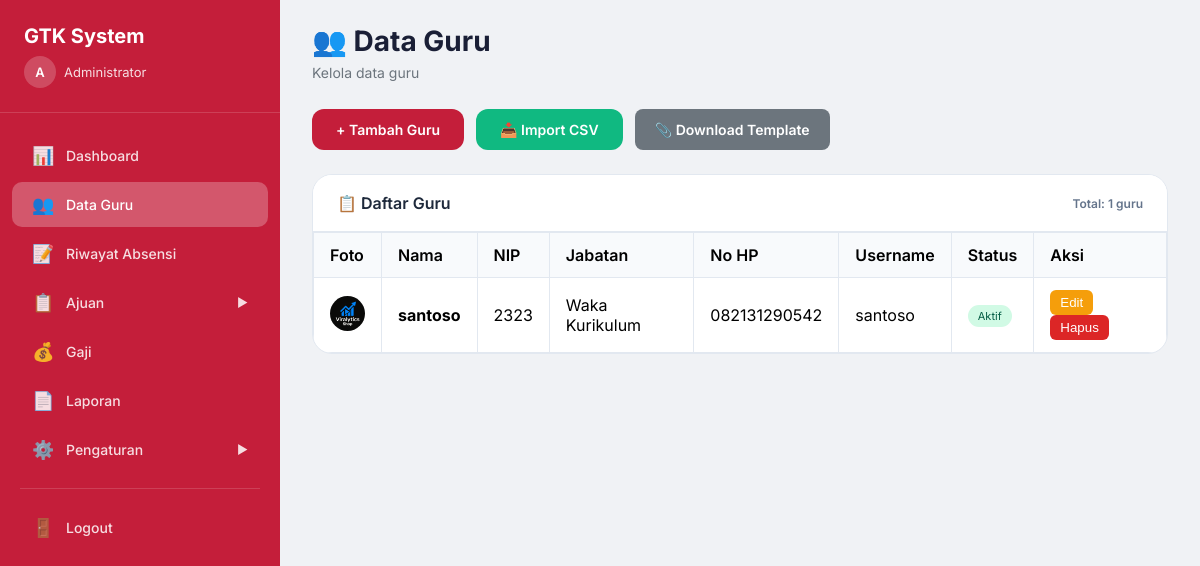
The app's page /admin/data_guru.php (signed in) with its own data.
### tables this page shows
CREATE TABLE `guru` (
  `id_guru` int(11) NOT NULL,
  `nama` varchar(100) NOT NULL,
  `nip` varchar(50) NOT NULL,
  `jabatan` varchar(50) DEFAULT NULL,
  `no_hp` varchar(20) DEFAULT NULL,
  `foto` text DEFAULT NULL,
  `status` enum('aktif','nonaktif') DEFAULT 'aktif',
  `gaji_perjam` decimal(10,2) DEFAULT NULL,
  `gaji_perhari` decimal(10,2) DEFAULT NULL,
  `gaji_pokok` decimal(10,2) DEFAULT NULL,
  `username` varchar(50) NOT NULL,
  `password` varchar(255) NOT NULL,
  `role` enum('admin','guru') DEFAULT 'guru',
  `created_at` timestamp NOT NULL DEFAULT current_timestamp()
);

### admin/data_guru.php (the view, shortened to what this page needs)
<?php
require_once '../config/database.php';
$upload_dir = '../assets/uploads/foto_guru/';
$stmt = $pdo->query("SELECT * FROM guru WHERE role = 'guru' ORDER BY nama");
$guru_list = $stmt->fetchAll();
include '../includes/header.php';
include '../includes/sidebar.php';
?>
<div class="main-content">
    <div class="content-wrapper">
        <div class="page-header">
            <h1 class="page-title">👥 Data Guru</h1>
            <p class="page-subtitle">Kelola data guru</p>
        </div>
        <div style="display: flex; gap: 12px; margin-bottom: 24px; flex-wrap: wrap;">
            <button onclick="openTambahModal()" class="btn btn-primary">+ Tambah Guru</button>
            <button onclick="openImportModal()" class="btn btn-success">📥 Import CSV</button>
            <a href="download_template.php" class="btn btn-secondary" style="background: #6c757d; color: white; text-decoration: none; padding: 10px 20px; border-radius: 8px; display: inline-flex; align-items: center; gap: 8px;">📎 Download Template</a>
        </div>
        <div class="card">
            <div class="card-header">
                <span>📋 Daftar Guru</span>
                <span style="font-size: 12px; color: #64748b;">Total: <?= count($guru_list) ?> guru</span>
            </div>
            <div class="card-body" style="padding: 0;">
                <div style="overflow-x: auto;">
                    <table class="data-table">
                        <thead>
                            <tr>
                                <th>Foto</th>
                                <th>Nama</th>
                                <th>NIP</th>
                                <th>Jabatan</th>
                                <th>No HP</th>
                                <th>Username</th>
                                <th>Status</th>
                                <th>Aksi</th>
                            </tr>
                        </thead>
                        <tbody>
                            <?php if(count($guru_list) > 0): ?>
                                <?php foreach($guru_list as $guru): ?>
                                <tr>
                                    <td>
                                        <?php if($guru['foto'] && file_exists($upload_dir . $guru['foto'])): ?>
                                            <img src="../assets/uploads/foto_guru/<?= $guru['foto'] ?>" width="35" height="35" style="border-radius: 50%; object-fit: cover;">
                                        <?php else: ?>
                                            <div style="width: 35px; height: 35px; background: #e2e8f0; border-radius: 50%; display: flex; align-items: center; justify-content: center; font-size: 14px; color: #64748b;">
                                                <?= strtoupper(substr($guru['nama'], 0, 1)) ?>
                                            </div>
                                        <?php endif; ?>
                                    </td>
                                    <td><strong><?= htmlspecialchars($guru['nama']) ?></strong></td>
                                    <td><?= htmlspecialchars($guru['nip']) ?></td>
                                    <td><?= htmlspecialchars($guru['jabatan']) ?></td>
                                    <td><?= htmlspecialchars($guru['no_hp']) ?></td>
                                    <td><?= htmlspecialchars($guru['username']) ?></td>
                                    <td>
                                        <span style="display: inline-block; padding: 4px 10px; border-radius: 20px; font-size: 11px; background: <?= $guru['status'] == 'aktif' ? '#d1fae5' : '#fee2e2' ?>; color: <?= $guru['status'] == 'aktif' ? '#065f46' : '#991b1b' ?>;">
                                            <?= $guru['status'] == 'aktif' ? 'Aktif' : 'Nonaktif' ?>
                                        </span>
                                    </td>
                                    <td>
                                        <button onclick="editGuru(<?= $guru['id_guru'] ?>)" style="background: #f59e0b; color: white; border: none; padding: 5px 10px; border-radius: 6px; cursor: pointer; margin-right: 5px;">Edit</button>
                                        <button onclick="hapusGuru(<?= $guru['id_guru'] ?>)" style="background: #dc2626; color: white; border: none; padding: 5px 10px; border-radius: 6px; cursor: pointer;">Hapus</button>
                                    </td>
                                </tr>
                                <?php endforeach; ?>
                            <?php else: ?>
                                <tr>
                                    <td colspan="8" style="text-align: center; padding: 40px;">📭 Belum ada data guru</td>
                                </tr>
                            <?php endif; ?>
                        </tbody>
                </div>
            </div>
        </div>
    </div>
</div>
<?php require_once '../includes/footer.php'; ?>

### includes/header.php (style rules this page uses)
* { margin: 0; padding: 0; box-sizing: border-box; }
body { font-family: 'Inter', -apple-system, BlinkMacSystemFont, 'Segoe UI', Roboto, sans-serif; background: #f0f2f5; }
.main-content { margin-left: 280px; min-height: 100vh; }
.content-wrapper { padding: 24px 32px; }
.page-header { margin-bottom: 28px; }
.page-title { font-size: 28px; font-weight: 700; color: #1a1f36; margin-bottom: 6px; }
.page-subtitle { font-size: 14px; color: #6c757d; }
.card { background: #ffffff; border-radius: 20px; border: 1px solid #e2e8f0; overflow: hidden; margin-bottom: 24px; }
.card-header { padding: 18px 24px; border-bottom: 1px solid #e2e8f0; font-weight: 600; font-size: 16px; color: #1e293b; background: #ffffff; display: flex; justify-content: space-between; align-items: center; flex-wrap: wrap; gap: 10px; }
.card-body { padding: 24px; }
.btn { padding: 12px 24px; font-size: 14px; font-weight: 600; font-family: 'Inter', sans-serif; border: none; border-radius: 12px; cursor: pointer; display: inline-flex; align-items: center; gap: 8px; text-decoration: none; }
.btn-primary { background: #c41e3a; color: #ffffff; }
.btn-secondary { background: #e2e8f0; color: #1e293b; }
.btn-success { background: #10b981; color: #ffffff; }
.data-table { width: 100%; border-collapse: collapse; }
.data-table th, .data-table td { padding: 12px 16px; border: 1px solid #e2e8f0; text-align: left; }
.data-table th { background: #f8fafc; font-weight: 600; }

### admin/data_guru.php (style rules this page uses)
.data-table th, .data-table td { padding: 12px 16px; border: 1px solid #e2e8f0; text-align: left; }
.data-table th { background: #f8fafc; font-weight: 600; }

### records on screen
guru: foto (picture), nama "santoso", nip "2323", jabatan "Waka Kurikulum", no_hp "082131290542", username "santoso", status "Aktif"

### other values on screen
substr($_SESSION['nama'] ?? 'U', 0, 1) "A"
$_SESSION['nama'] "Administrator"
count($guru_list) "1"
